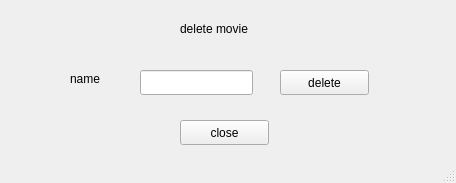
<?xml version="1.0" encoding="UTF-8"?>
<ui version="4.0">
 <class>delete_movie_window</class>
 <widget class="QMainWindow" name="delete_movie_window">
  <property name="geometry">
   <rect>
    <x>0</x>
    <y>0</y>
    <width>456</width>
    <height>183</height>
   </rect>
  </property>
  <property name="windowTitle">
   <string>delete movie - EUR</string>
  </property>
  <widget class="QWidget" name="centralwidget">
   <widget class="QLabel" name="label_delete_movie">
    <property name="geometry">
     <rect>
      <x>180</x>
      <y>20</y>
      <width>101</width>
      <height>17</height>
     </rect>
    </property>
    <property name="text">
     <string>delete movie</string>
    </property>
   </widget>
   <widget class="QLineEdit" name="lineEdit_name">
    <property name="geometry">
     <rect>
      <x>140</x>
      <y>70</y>
      <width>113</width>
      <height>25</height>
     </rect>
    </property>
   </widget>
   <widget class="QLabel" name="label_name">
    <property name="geometry">
     <rect>
      <x>70</x>
      <y>70</y>
      <width>67</width>
      <height>17</height>
     </rect>
    </property>
    <property name="text">
     <string>name</string>
    </property>
   </widget>
   <widget class="QPushButton" name="pushButton_delete">
    <property name="geometry">
     <rect>
      <x>280</x>
      <y>70</y>
      <width>89</width>
      <height>25</height>
     </rect>
    </property>
    <property name="text">
     <string>delete</string>
    </property>
   </widget>
   <widget class="QPushButton" name="pushButton_close">
    <property name="geometry">
     <rect>
      <x>180</x>
      <y>120</y>
      <width>89</width>
      <height>25</height>
     </rect>
    </property>
    <property name="text">
     <string>close</string>
    </property>
   </widget>
  </widget>
  <widget class="QStatusBar" name="statusbar"/>
 </widget>
 <resources/>
 <connections/>
</ui>
